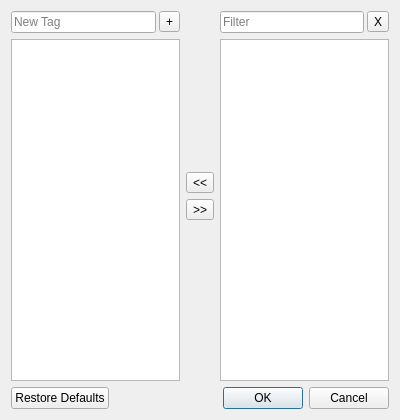
<?xml version="1.0" encoding="UTF-8"?>
<ui version="4.0">
 <class>TagsEditDialog</class>
 <widget class="QDialog" name="TagsEditDialog">
  <property name="windowModality">
   <enum>Qt::WindowModal</enum>
  </property>
  <property name="geometry">
   <rect>
    <x>0</x>
    <y>0</y>
    <width>400</width>
    <height>420</height>
   </rect>
  </property>
  <property name="windowTitle">
   <string>Edit Tags</string>
  </property>
  <property name="modal">
   <bool>false</bool>
  </property>
  <layout class="QVBoxLayout" name="verticalLayout">
   <item>
    <layout class="QHBoxLayout" name="horizontalLayout">
     <item>
      <layout class="QVBoxLayout" name="verticalLayout_2">
       <item>
        <layout class="QHBoxLayout" name="horizontalLayout_2">
         <property name="spacing">
          <number>3</number>
         </property>
         <item>
          <widget class="QLineEdit" name="newTagLineEdit">
           <property name="maxLength">
            <number>50</number>
           </property>
           <property name="placeholderText">
            <string>New Tag</string>
           </property>
          </widget>
         </item>
         <item>
          <widget class="QToolButton" name="addTagButton">
           <property name="toolTip">
            <string>Add Tag</string>
           </property>
           <property name="text">
            <string notr="true">+</string>
           </property>
           <property name="autoRaise">
            <bool>false</bool>
           </property>
          </widget>
         </item>
        </layout>
       </item>
       <item>
        <widget class="QTreeView" name="objectTagsTreeView"/>
       </item>
      </layout>
     </item>
     <item>
      <layout class="QVBoxLayout" name="verticalLayout_4">
       <item>
        <spacer name="verticalSpacer_2">
         <property name="orientation">
          <enum>Qt::Vertical</enum>
         </property>
         <property name="sizeHint" stdset="0">
          <size>
           <width>20</width>
           <height>40</height>
          </size>
         </property>
        </spacer>
       </item>
       <item>
        <widget class="QToolButton" name="addTagsButton">
         <property name="toolTip">
          <string>Set Tag</string>
         </property>
         <property name="text">
          <string notr="true">&lt;&lt;</string>
         </property>
         <property name="toolButtonStyle">
          <enum>Qt::ToolButtonIconOnly</enum>
         </property>
        </widget>
       </item>
       <item>
        <widget class="QToolButton" name="removeTagsButton">
         <property name="toolTip">
          <string>Unset Tag</string>
         </property>
         <property name="text">
          <string notr="true">&gt;&gt;</string>
         </property>
        </widget>
       </item>
       <item>
        <spacer name="verticalSpacer">
         <property name="orientation">
          <enum>Qt::Vertical</enum>
         </property>
         <property name="sizeHint" stdset="0">
          <size>
           <width>20</width>
           <height>40</height>
          </size>
         </property>
        </spacer>
       </item>
      </layout>
     </item>
     <item>
      <layout class="QVBoxLayout" name="verticalLayout_3">
       <item>
        <layout class="QHBoxLayout" name="horizontalLayout_5">
         <property name="spacing">
          <number>3</number>
         </property>
         <item>
          <widget class="QLineEdit" name="tagsFilterLineEdit">
           <property name="maxLength">
            <number>50</number>
           </property>
           <property name="placeholderText">
            <string>Filter</string>
           </property>
          </widget>
         </item>
         <item>
          <widget class="QToolButton" name="clearFilterButton">
           <property name="toolTip">
            <string>Clear Filter</string>
           </property>
           <property name="text">
            <string notr="true">X</string>
           </property>
          </widget>
         </item>
        </layout>
       </item>
       <item>
        <widget class="QTreeView" name="allTagsTreeView"/>
       </item>
      </layout>
     </item>
    </layout>
   </item>
   <item>
    <widget class="QDialogButtonBox" name="buttonBox">
     <property name="orientation">
      <enum>Qt::Horizontal</enum>
     </property>
     <property name="standardButtons">
      <set>QDialogButtonBox::Cancel|QDialogButtonBox::Ok|QDialogButtonBox::RestoreDefaults</set>
     </property>
     <property name="centerButtons">
      <bool>false</bool>
     </property>
    </widget>
   </item>
  </layout>
 </widget>
 <resources/>
 <connections/>
</ui>
